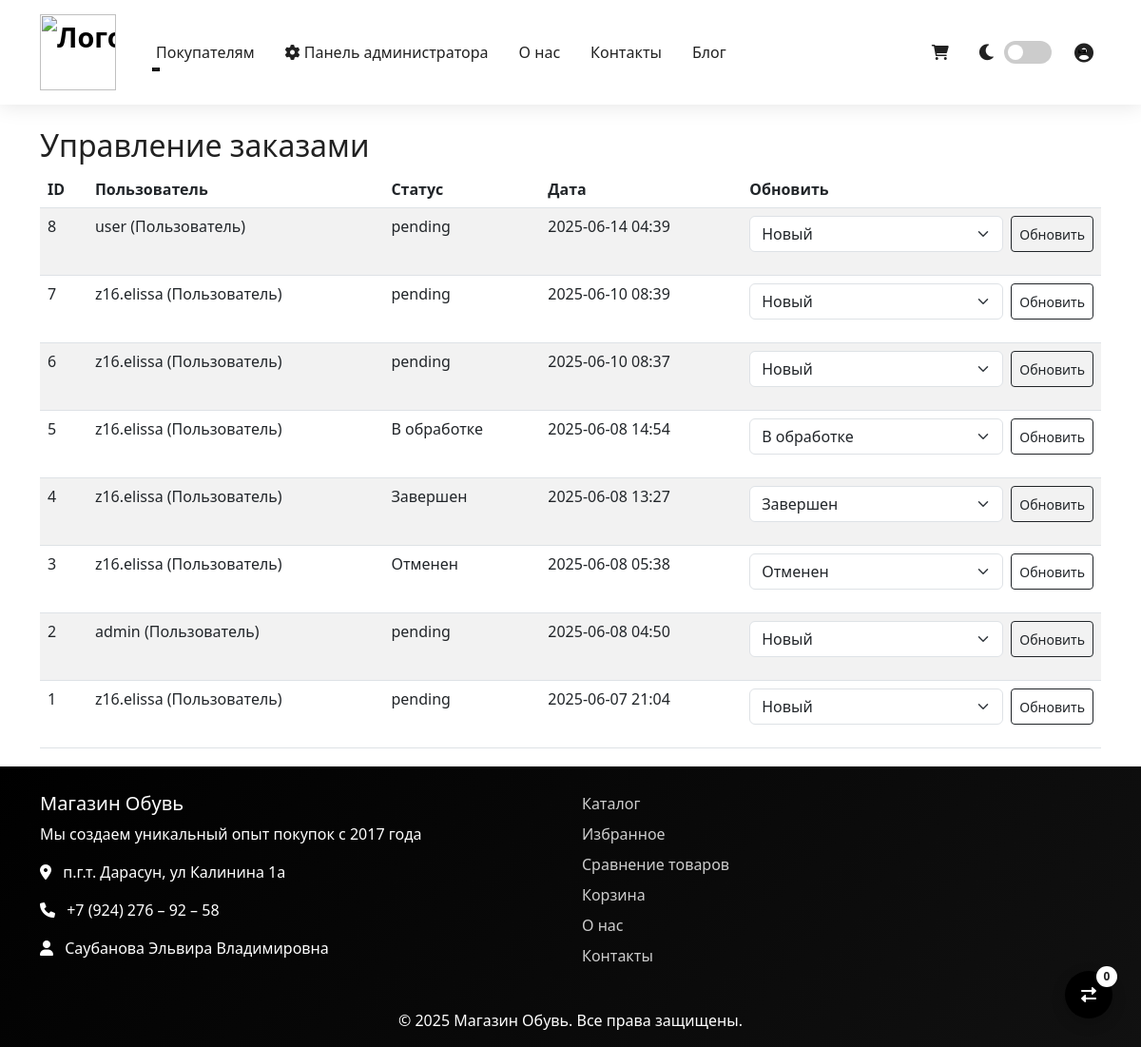
/custom-admin/orders/ (signed in), run on the app's committed database.
### ecommerce_project/orders/models.py (models this page shows, shortened)
class Order(models.Model):
    PAYMENT_ONLINE = "online"
    PAYMENT_COD = "cod"
    PAYMENT_CHOICES = [
        (PAYMENT_ONLINE, "Онлайн-оплата"),
        (PAYMENT_COD, "Наложенный платеж"),
    ]
    DELIVERY_COURIER = "courier"
    DELIVERY_PICKUP = "pickup"
    DELIVERY_CHOICES = [
        (DELIVERY_COURIER, "Курьером"),
        (DELIVERY_PICKUP, "Самовывоз"),
    ]
    STATUS_NEW = 'new'
    STATUS_PROCESSING = 'processing'
    STATUS_COMPLETED = 'completed'
    STATUS_CANCELLED = 'cancelled'
    STATUS_CHOICES = [
        (STATUS_NEW, 'Новый'),
        (STATUS_PROCESSING, 'В обработке'),
        (STATUS_COMPLETED, 'Завершен'),
        (STATUS_CANCELLED, 'Отменен'),
    ]
    user = models.ForeignKey(settings.AUTH_USER_MODEL, on_delete=models.PROTECT)
    first_name = models.CharField(max_length=50)
    last_name = models.CharField(max_length=50)
    email = models.EmailField(verbose_name='Email')
    phone = models.CharField(max_length=20)
    address = models.TextField()
    total_price = models.DecimalField(max_digits=10, decimal_places=2, default=0)
    payment_method = models.CharField(max_length=10, choices=PAYMENT_CHOICES)
    delivery_method = models.CharField(max_length=10, choices=DELIVERY_CHOICES)
    status = models.CharField(max_length=20, choices=STATUS_CHOICES, default='pending')
    created_at = models.DateTimeField(auto_now_add=True)
    updated_at = models.DateTimeField(auto_now=True)
    class Meta:
        ordering = ['-created_at']

### ecommerce_project/users/models.py (models this page shows)
class User(AbstractUser):
    ROLES = (
        ('custom_admin', 'Администратор'),
        ('user', 'Пользователь'),
        ('guest', 'Гость'),
    )
    role = models.CharField(max_length=20, choices=ROLES, default='user')
    phone = models.CharField(max_length=20, blank=True, null=True, verbose_name="Телефон")
    address = models.TextField(blank=True, null=True)
    birth_date = models.DateField(null=True, blank=True)
    avatar = models.ImageField(upload_to='avatars/', null=True, blank=True)
    secret_code = models.CharField(max_length=100, blank=True, null=True)
    is_admin = models.BooleanField(default=False)
    groups = models.ManyToManyField(
        AuthGroup,
        verbose_name='groups',
        blank=True,
        related_name="custom_user_set",
        related_query_name="custom_user",
    )
    user_permissions = models.ManyToManyField(
        Permission,
        verbose_name='user permissions',
        blank=True,
        related_name="custom_user_set",
        related_query_name="custom_user",
    )
    def __str__(self):
        return f"{self.username} ({self.get_role_display()})"
    class Meta:
        verbose_name = "Пользователь"
        verbose_name_plural = "Пользователи"

### ecommerce_project/custom_admin/views.py (the view, shortened to what this page needs)
# urls.py: path('orders/', views.order_management, name='order_management'),
@user_passes_test(is_admin)
def order_management(request):
    orders = Order.objects.select_related('user').all().order_by('-created_at')
    return render(request, 'custom_admin/order_management.html', {'orders': orders})

### ecommerce_project/custom_admin/views.py (called while the page is built)
def is_admin(user):
    return user.is_authenticated and user.is_staff

### ecommerce_project/custom_admin/templates/custom_admin/order_management.html (shortened to what this page needs)
{% extends "base.html" %}
{% block content %}
<h2>Управление заказами</h2>
<table class="table table-striped">
    <thead>
        <tr>
            <th>ID</th>
            <th>Пользователь</th>
            <th>Статус</th>
            <th>Дата</th>
            <th>Обновить</th>
        </tr>
    </thead>
    <tbody>
        {% for order in orders %}
        <tr>
            <td>{{ order.id }}</td>
            <td>{{ order.user }}</td>
            <td>{{ order.get_status_display }}</td>
            <td>{{ order.created_at|date:"Y-m-d H:i" }}</td>
            <td>
                <form method="post" class="d-flex">
                    <select name="status" class="form-select me-2">
                        {% for key, value in order.STATUS_CHOICES %}
                            <option value="{{ key }}" {% if key == order.status %}selected{% endif %}>{{ value }}</option>
                        {% endfor %}
                    </select>
                    <button type="submit" class="btn btn-sm btn-outline-dark">Обновить</button>
                </form>
            </td>
        </tr>
        {% endfor %}
    </tbody>
</table>
{% endblock %}

### ecommerce_project/core/templates/base.html (style rules this page uses)
:root { --primary: #000000; --primary-dark: #111111; --primary-light: #333333; --secondary: #ffffff; --secondary-dark: #e0e0e0; --dark: #212121; --light: #ffffff; --gray: #f5f5f5; --dark-bg: #121212; --dark-text: #ffffff; --dark-card: #1e1e1e; --dark-border: #333333; }
body { background-color: var(--light); color: var(--dark); transition: all 0.3s ease; }

### data on the page
Order: id "8", user "user (Пользователь)", status "pending", created_at "2025-06-14 04:39", status "Новый"
Order: id "7", user "z16.elissa (Пользователь)", status "pending", created_at "2025-06-10 08:39", status "Новый"
Order: id "6", user "z16.elissa (Пользователь)", status "pending", created_at "2025-06-10 08:37", status "Новый"
Order: id "5", user "z16.elissa (Пользователь)", status "В обработке", created_at "2025-06-08 14:54"
Order: id "4", user "z16.elissa (Пользователь)", status "Завершен", created_at "2025-06-08 13:27"
Order: id "3", user "z16.elissa (Пользователь)", status "Отменен", created_at "2025-06-08 05:38"
Order: id "2", user "admin (Пользователь)", status "pending", created_at "2025-06-08 04:50", status "Новый"
Order: id "1", user "z16.elissa (Пользователь)", status "pending", created_at "2025-06-07 21:04", status "Новый"
